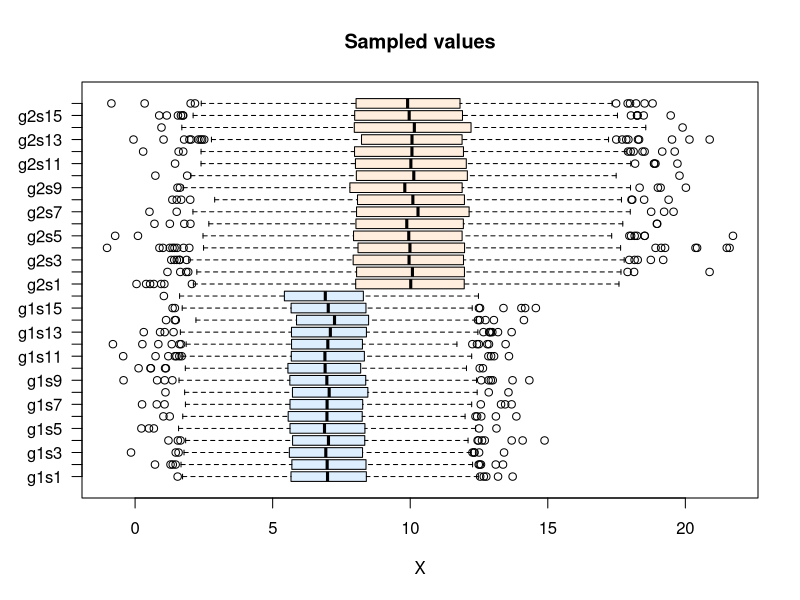
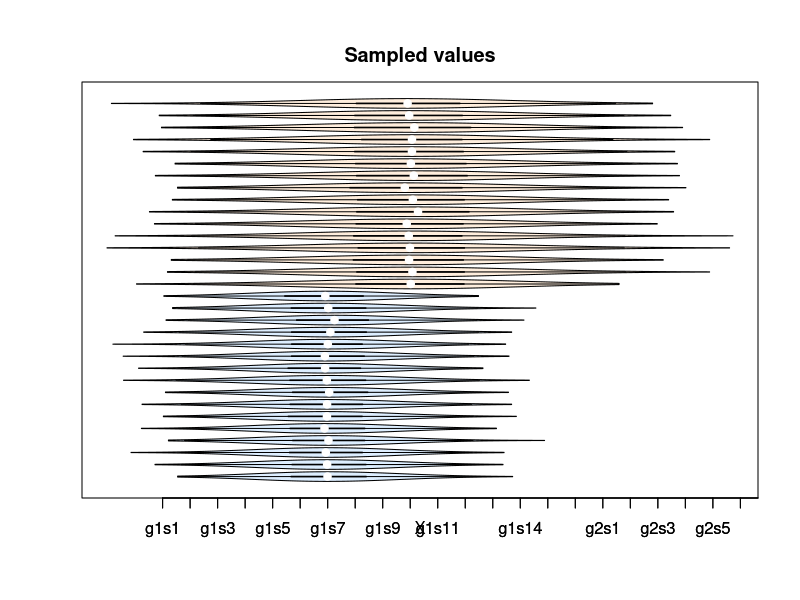
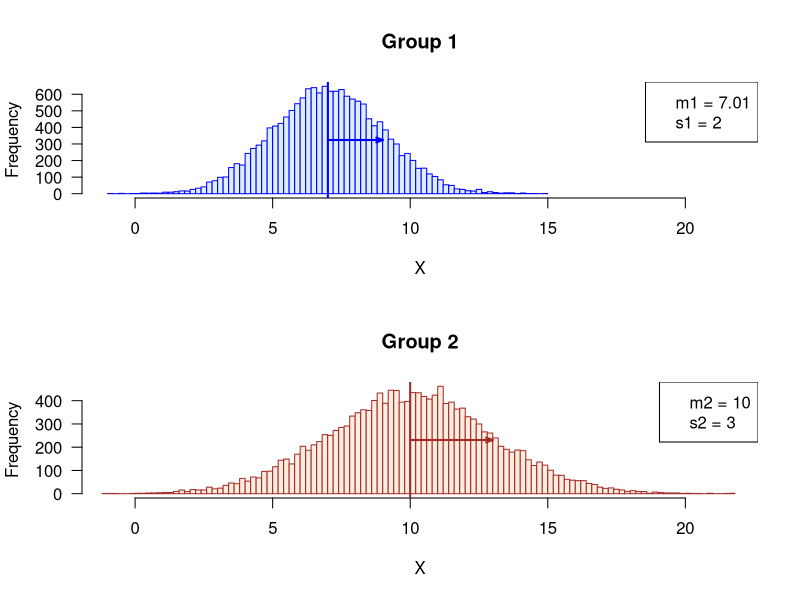
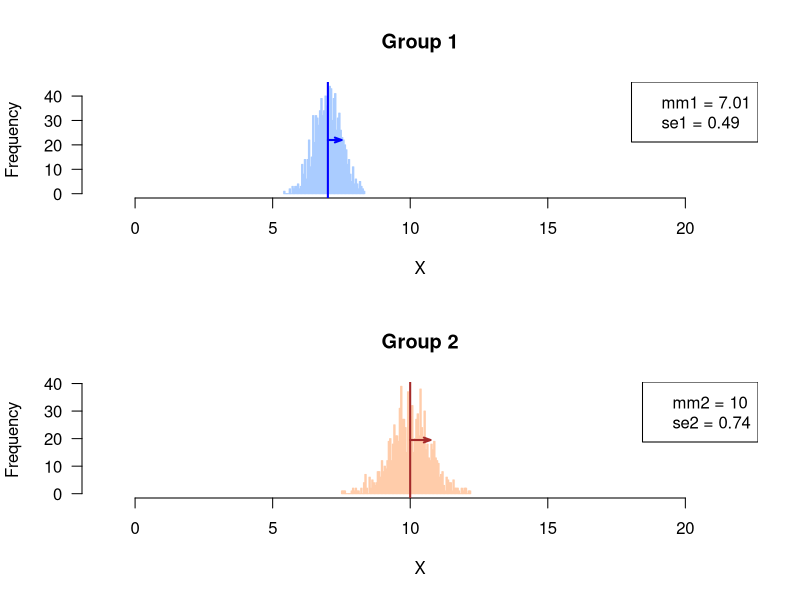
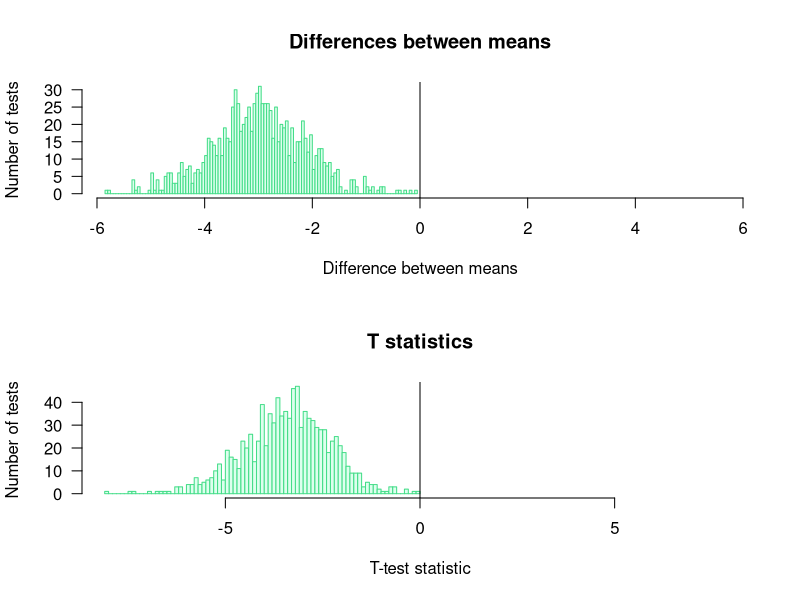
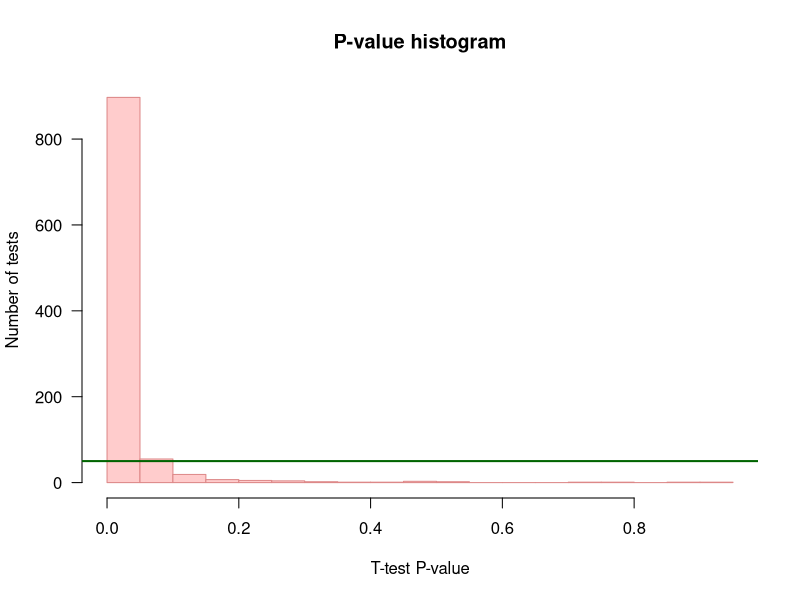
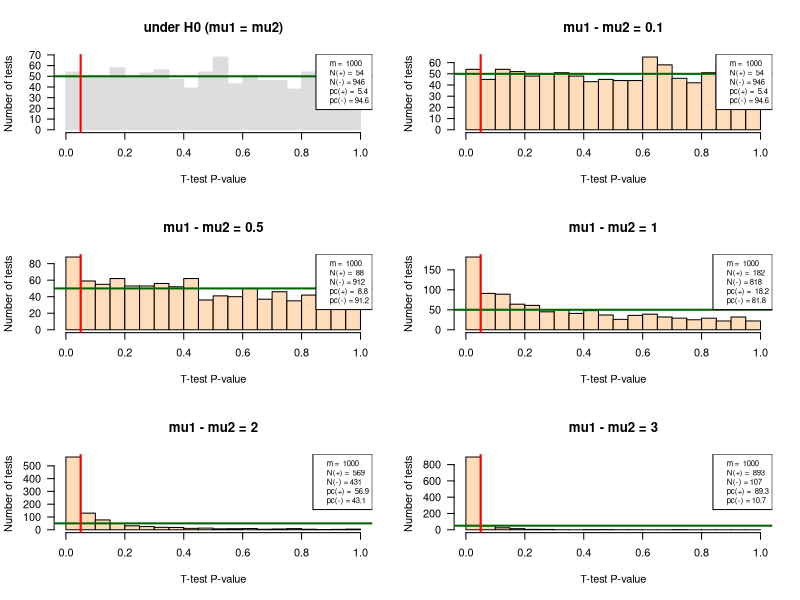

Reproduce these figures in R, in order.
## ---- chunk 1
library(knitr)

options(width = 300)
knitr::opts_chunk$set(
  fig.width = 7, fig.height = 5, 
  fig.path = 'figures/mean-compa-tests_',
  fig.align = "center", 
  size = "tiny", 
  echo = TRUE, eval = TRUE, 
  warning = FALSE, message = FALSE, 
  results = TRUE, comment = "")
# knitr::asis_output("\\footnotesize")

## ---- chunk 2
require(knitr)
## ---- chunk 3
#### Defining the parameters ####

## Sample sizes. 
## This parameter should be defined individually for each participant
n1 <- 16 # sample size for the first group
n2 <- 16 # ssample size for second group

## First data table
m <- 1000 # Number of features
mu1 <- 7 # mean of the first population
mu2 <- 10 # mean of the second population

## Standard deviations
sigma1 <- 2 # standard deviation of the first population
sigma2 <- 3 # standard deviation of the second population

## Significance threshold. 
## Note: will be applied successively on the different p-values
## (nominal, corrected) to evaluate the impact
alpha <- 0.05

## ---- chunk 4
#### Generate two tables (one per population) with the random samples ####

## Info: for didactiv purpose we will use a progressive approach to generate 
## the data the first group,  and a more compact formulation (in one command) 
## for the second group.

## Dataset under H0, with a progressive approach

## Generate a vector of size m*n1 with all the random values 
## for each feature and each infividual
normVector <- rnorm(n = m * n1, mean = mu1, sd = sigma1)

## Wrap the vector in an m x n1 matrix
normMatrix <- matrix(data = normVector,
                     nrow = m, 
                     ncol = n1)

## Create a data frame with the content of this matrix
group1 <- data.frame(normMatrix)

## Set the column and row names
colnames(group1) <- paste(sep = "", "g1s", 1:n1)
rownames(group1) <- paste(sep = "", "ft", 1:m)

## Dataset under H1: use a more direct approach, compact the 3 steps in a single command
group2 <- data.frame(
  matrix(data = rnorm(n = m * n2, mean = mu2, sd = sigma2),
         nrow = m, 
         ncol = n2))
colnames(group2) <- paste(sep = "", "g2s", 1:n2)
rownames(group2) <- paste(sep = "", "ft", 1:m)

## ---- chunk 5
dim(group1)
kable(head(group1))
kable(tail(group1))
## ---- chunk 6
dim(group2)
kable(head(group2))
kable(tail(group2))
## ---- chunk 7

## Column-wise summaries
summary(group1)
summary(group2)

## Columns-wise statistics
colStats <- data.frame(
    m1 = apply(group1, MARGIN = 2, mean),
    m2 = apply(group2, MARGIN = 2, mean),
    s1 = apply(group1, MARGIN = 2, sd),
    s2 = apply(group2, MARGIN = 2, sd)
  )

## Row-wise statistics
rowStats <- data.frame(
    m1 = apply(group1, MARGIN = 1, mean),
    m2 = apply(group2, MARGIN = 1, mean),
    s1 = apply(group1, MARGIN = 1, sd),
    s2 = apply(group2, MARGIN = 1, sd)
  )

## ---- chunk 8
rowStats$diff <- rowStats$m1 - rowStats$m2 
## ---- chunk 9

## Read the help of the merge() function
# ?merge

## Create a data frame with the merged values
dataTable <- merge(x = group1, y = group2, by = "row.names")
# dim(dataTable) # NOTE: the merged table contains n1 + n2 columns + one additional column Row.names

## Use the Row.names column as names for the merged table
row.names(dataTable) <- dataTable$Row.names
dataTable <- dataTable[, -1] ## Suppress the first column which contained the row names
# dim(dataTable)

## Generate a metadata table
metaData <- data.frame(
  sampleNames = colnames(dataTable),
  sampleGroup = c(rep("g1", length.out = n1), rep("g2", length.out = n2)),
  sampleColor = c(rep("#DDEEFF", length.out = n1), rep("#FFEEDD", length.out = n2))
)

kable(metaData, caption = "Metadata table")

## ---- chunk 10
#### Boxplot of the values per sample ####
boxplot(dataTable, 
        col = as.vector(metaData$sampleColor),
        horizontal = TRUE, 
        las = 1, 
        main = "Sampled values", 
        xlab = "X")

## ---- chunk 11
#### Boxplot of the values per sample ####
vioplot::vioplot(dataTable, 
                 col = as.vector(metaData$sampleColor),
                 horizontal = TRUE, 
                 las = 1, 
                 main = "Sampled values", 
                 xlab = "X")

## ---- chunk 12

xlim  <- range(append(group1, group2))

## Compute mean and sd for all the samples of group1 and group2, resp
m1 <- mean(unlist(group1))
m2 <- mean(unlist(group2))
s1 <- sd(unlist(group1))
s2 <- sd(unlist(group2))

par(mfrow = c(2,1))
## Plot histogram of Group1 values, and get the values in a variable named h1
h1 <- hist(x = unlist(group1), breaks = 100, col = "#DDEEFF", border = "blue",
     main = "Group 1", xlab = "X", las = 1, xlim = xlim)
abline(v = m1, col = "blue", lwd = 2) ## mark the mean of all samples
arrows(x0 = m1, x1 = m1 + s1, 
       y0 = max(h1$counts)/2, y1 = max(h1$counts)/2,
       length = 0.07, angle = 20, col = "blue", lwd = 2, code = 2)
legend("topright", 
       legend = c(paste0("m1 = ", round(digits = 2, m1)), 
                  paste0("s1 = ", round(digits = 2, s1))))

## Plot histogram of Group2 values, and get the values in a variable named h2
h2 <- hist(x = unlist(group2), breaks = 100, col = "#FFEEDD", border = "brown", 
     main = "Group 2", xlab = "X", las = 1, xlim = xlim)
abline(v = mean(unlist(group2)), col = "brown", lwd = 2)
arrows(x0 = m2, x1 = m2 + s2, 
       y0 = max(h2$counts)/2, y1 = max(h2$counts)/2,
       length = 0.07, angle = 20, col = "brown", lwd = 2, code = 2)
legend("topright", 
       legend = c(paste0("m2 = ", round(digits = 2, m2)),
                  paste0("s2 = ", round(digits = 2, s2))))

par(mfrow = c(1,1))
## ---- chunk 13

# xlim  <- range(append(colStats$m1, colStats$m2))

## Compute the parameters (mean, sd) of the sampling distributions of the means
mm1 <- mean(rowStats$m1)
mm2 <- mean(rowStats$m2)
se1 <- sd(rowStats$m1)
se2 <- sd(rowStats$m2)

par(mfrow = c(2,1))
## Plot histogram of Group1 values, and get the values in a variable named h1
h1 <- hist(x = rowStats$m1, breaks = 100, col = "#AACCFF", border = "#AACCFF", 
     main = "Group 1", xlab = "X", las = 1, xlim = xlim)
abline(v = mm1, col = "blue", lwd = 2) ## mark the mean of all samples
arrows(x0 = mm1, x1 = mm1 + se1, 
       y0 = max(h1$counts)/2, y1 = max(h1$counts)/2,
       length = 0.07, angle = 20, col = "blue", lwd = 2, code = 2)
legend("topright", 
       legend = c(paste0("mm1 = ", round(digits = 2, mm1)),
                  paste0("se1 = ", round(digits = 2, se1))))

## Plot histogram of Group2 values, and get the values in a variable named h2
h2 <- hist(x = rowStats$m2, breaks = 100, col = "#FFCCAA", border = "#FFCCAA", 
     main = "Group 2", xlab = "X", las = 1, xlim = xlim)
abline(v = mean(unlist(group2)), col = "brown", lwd = 2)
arrows(x0 = mm2, x1 = mm2 + se2, 
       y0 = max(h2$counts)/2, y1 = max(h2$counts)/2,
       length = 0.07, angle = 20, col = "brown", lwd = 2, code = 2)
legend("topright", 
       legend = c(paste0("mm2 = ", round(digits = 2, mm2)),
                  paste0("se2 = ", round(digits = 2, se2))))

par(mfrow = c(1,1))
## ---- chunk 14
i <- 267 ## Pick up a given feature, arbitrarily

## Select the values for this feature in the group 1 and group 2, resp. 
## Tip: I use unlist() to convert a single-row data.frame into a vector
x1 <- unlist(group1[i, ]) 
x2 <- unlist(group2[i, ])

## Run Sudent t test on one pair of samples
t.result <- t.test(
  x = x1, y = x2, 
  alternative = "two.sided", var.equal = FALSE)

## Print the result of the t test
print(t.result)

## Compute some additional statistics about the samples
mean1 <- mean(x1) ## Mean of sample 1
mean2 <- mean(x2) ## Mean of sample 2
d <- mean2 - mean1 ## Difference between sample means

## ---- chunk 15

## Define the statistics we want to collect
resultColumns <- c("i",       # iteration number
                    "m1",      # first sample mean
                    "m2",      # second sample mean
                    "s1",      # sd estimation for the first population
                    "s2",      # sd estimation for the second population
                    "d",       # difference between sample means
                    "t",       # test statistics
                    "df",      # degrees of freedom
                    "p.value"  # nominal p-value
                    )

## Instantiate a result table to store the results
resultTable <- data.frame(matrix(nrow = m, ncol = length(resultColumns)))
colnames(resultTable) <- resultColumns # set the column names
# View(resultTable) ## Check the table: it contians NA values
  
## Iterate random number sampling followed by t-tests
## Use the funciton system.time() to measure the elapsed time
## This function is particular: you can also use it with curly brackets in order to enclose a block of several lines
time.iteration <- system.time(
  for (i in 1:m) {
    ## Generate two vectors containing the values for sample 1 and sample 2, resp.
    x1 <- unlist(group1[i, ]) ## sample 1 values
    x2 <- unlist(group2[i, ]) ## sample 2 values
    
    ## Run the t test
    t.result <- t.test(
      x = x1, y = x2, 
      alternative = "two.sided", var.equal = FALSE)
    # names(t.result)
    
    ## Collect the selected statistics in the result table
    resultTable[i, "i"] <- i
    resultTable[i, "t"] <- t.result$statistic
    resultTable[i, "df"] <- t.result$parameter
    resultTable[i, "p.value"] <- t.result$p.value
    
    ## Compute some additional statistics about the samples
    resultTable[i, "m1"] <- mean(x1) ## Mean of sample 1
    resultTable[i, "m2"] <- mean(x2) ## Mean of sample 2
    resultTable[i, "s1"] <- sd(x1) ## Standard dev estimation for population 1
    resultTable[i, "s2"] <- sd(x2) ## Standard dev estimation for population 1
    resultTable[i, "d"] <- resultTable[i, "m1"] - resultTable[i, "m2"]  ## Difference between sample means
  }
  #}
  ## View(resultTable)
)  

print(time.iteration)
## ---- chunk 16
par(mfrow = c(2, 1))
#head(resultTable)

## Compute the maximal abslute value of difference to get a centered abcsissa.
## This enables to highlight whether the differences are positive or negative. 
max.diff <- max(abs(resultTable$d))

## Draw an histogram of the observed differences
hist(resultTable$d, 
     breaks = 100, 
     col = "#DDFFEE", 
     border = "#44DD88", 
     las = 1, 
     xlim = c(-max.diff, max.diff), ## Make sure that the graph is centered on 0
     main = "Differences between means",
     xlab = "Difference between means",
     ylab = "Number of tests")
abline(v = 0)

max.t <- max(abs(resultTable$t))
hist(resultTable$t, 
     breaks = 100, 
     col = "#DDFFEE", 
     border = "#44DD88", 
          las = 1,
     xlim = c(-max.t, max.t), ## Make sure that the graph is centered on 0
     main = "T statistics",
     xlab = "T-test statistic",
     ylab = "Number of tests")
abline(v = 0)

par(mfrow = c(1, 1))

## ---- chunk 17

## Choose a color depending on whether we are under H0 (grey) or H1 (pink)
if (mu1 == mu2) {
  histColor <- "#DDDDDD"
  histBorder <- "#888888"
} else {
  histColor <- "#FFCCCC"
  histBorder <- "#DD8888"
}

## Draw an histogram of p-values with 20 bins
hist(resultTable$p.value, 
     breaks = 20,
     col = histColor, 
     border = histBorder, 
     las = 1,
     main = "P-value histogram",
     xlab = "T-test P-value",
     ylab = "Number of tests")

## Draw a horizontal line indicating the number of tests per bin that would be expected under null hypothesis
abline(h = m / 20, col = "darkgreen", lwd = 2)
## ---- chunk 18
#### Define a function that runs r iterations of the t-test ####

#' @title Repeat a T test with random numbers drawn from a normal distribution
#' @param mu1 mean of the first population
#' @param mu2 mean of the second population
#' @param sigma1 standard deviation of the first population
#' @param sigma2 standard deviation of the second population
#' @param n1 first sample size
#' @param n2 second sample size
#' @param m number of repetitions of the tests
#' @param ... additional parameters are passed to t.test(). This enables to set var.equal, alternative, ...
#' @return  a table with one row per repetition of the test, and one column per statistics
IterateTtest <- function(mu1,    
                         mu2,
                         sigma1,
                         sigma2, 
                         n1,     
                         n2,     
                         m,    
                         ...) {
  
  
  ## Define the statistics we want to collect
  resultColumns <- c("i",       # iteration number
                      "m1",      # first sample mean
                      "m2",      # second sample mean
                      "s1",      # sd estimation for the first population
                      "s2",      # sd estimation for the second population
                      "d",       # difference between sample means
                      "t",       # test statistics
                      "df",      # degrees of freedom
                      "p.value"  # nominal p-value
  )
  
  ## Instantiate a result table to store the results
  resultTable <- data.frame(matrix(nrow = m, ncol = length(resultColumns)))
  colnames(resultTable) <- resultColumns # set the column names
  # View(resultTable) ## Check the table: it contians NA values
  
  ## Iterate random number sampling followed by t-tests
  for (i in 1:m) {
    ## Generate two vectors containing the values for sample 1 and sample 2, resp.
    x1 <- rnorm(n = n1, mean = mu1, sd = sigma1) ## sample 1 values
    x2 <- rnorm(n = n2, mean = mu2, sd = sigma2) ## sample 2 values
    
    ## Run the t test
    t.result <- t.test(
      x = x1, y = x2, 
      alternative = "two.sided", var.equal = TRUE)
    # names(t.result)
    
    ## Collect the selected statistics in the result table
    resultTable[i, "i"] <- i
    resultTable[i, "t"] <- t.result$statistic
    resultTable[i, "df"] <- t.result$parameter
    resultTable[i, "p.value"] <- t.result$p.value
    
    ## Compute some additional statistics about the samples
    resultTable[i, "m1"] <- mean(x1) ## Mean of sample 1
    resultTable[i, "m2"] <- mean(x2) ## Mean of sample 2
    resultTable[i, "s1"] <- sd(x1) ## sd estimate for population 1
    resultTable[i, "s2"] <- sd(x2) ## sd estimate for population 2
    resultTable[i, "d"] <- resultTable[i, "m1"] - resultTable[i, "m2"] ## Difference between sample means
  }
  
  return(resultTable) ## This function returns the result table
}

## ---- chunk 19

## Some tests under H1
system.time(
  tTestTableH1 <- IterateTtest(mu1 = 7, mu2 = 10, sigma1 = 2, sigma2 = 3, n1 = 16, n2 = 16, m = 1000)
)

## Some tests under H0
system.time(
  tTestTableH0 <- IterateTtest(mu1 = 10, mu2 = 10, sigma1 = 2, sigma2 = 3, n1 = 16, n2 = 16, m = 1000)
)
## ---- chunk 20

## What happens when  the two means are equal (under the null hypothesis)
testH0 <- IterateTtest(mu1 = 10, mu2 = 10, sigma1 = sigma1, sigma2 = sigma2, n1 = n1, n2 = n2, m = m, var.equal = FALSE, alternative = "two.sided")


## Test increasing values of the difference between population means (delta)
delta0.1 <- IterateTtest(mu1 = mu1, mu2 = mu1 + 0.1, sigma1 = sigma1, sigma2 = sigma2, n1 = n1, n2 = n2, m = m, var.equal = FALSE, alternative = "two.sided")

delta0.5 <- IterateTtest(mu1 = mu1, mu2 = mu1 + 0.5, sigma1 = sigma1, sigma2 = sigma2, n1 = n1, n2 = n2, m = m, var.equal = FALSE, alternative = "two.sided")

delta1 <- IterateTtest(mu1 = mu1, mu2 = mu1 + 1, sigma1 = sigma1, sigma2 = sigma2, n1 = n1, n2 = n2, m = m, var.equal = FALSE, alternative = "two.sided")

delta2 <- IterateTtest(mu1 = mu1, mu2 = mu1 + 2, sigma1 = sigma1, sigma2 = sigma2, n1 = n1, n2 = n2, m = m, var.equal = FALSE, alternative = "two.sided")

delta3 <- IterateTtest(mu1 = mu1, mu2 = mu1 + 3, sigma1 = sigma1, sigma2 = sigma2, n1 = n1, n2 = n2, m = m, var.equal = FALSE, alternative = "two.sided")



## ---- chunk 21
## Define a function that rdraws the p-value histogram 
## based on the result table of t-test iterations
## as produced by the iterate.t.test() function.
pvalHistogram <- function(
  resultTable, ## required input (no default value): the result table from iterate.t.test()
  main = "P-value histogram",  ## main title (with default value)
  alpha = 0.05, ## Significance threshold
  ... ## Additional parameters, which will be passed to hist()
  ) {
  
  ## Plot the histogram
  hist(resultTable$p.value, 
       breaks = seq(from = 0, to = 1, by = 0.05),
       las = 1, 
       xlim = c(0,1),
       main = main,
       xlab = "T-test P-value",
       ylab = "Number of tests", 
       ...)
  
  ## Draw a horizontal line indicating the number of tests per bin that would be expected under null hypothesis
  abline(h = m / 20, col = "darkgreen", lwd = 2)
  abline(v = alpha, col = "red", lwd = 2)
  
  ## Compute the percent of positive and negative results``
  nb.pos <- sum(resultTable$p.value < alpha)
  nb.neg <- m - nb.pos
  percent.pos <- 100 * nb.pos / m
  percent.neg <- 100 * nb.neg / m
  
  ## Add a legend indicating the percent of iterations declaed positive and negative, resp. 
  legend("topright", 
         bty = "o", 
         bg = "white",
         cex = 0.7,
         legend = c(
           paste("m = ", nrow(resultTable)),
           paste("N(+) = ", nb.pos),
           paste("N(-) =", nb.neg),
           paste("pc(+) = ", round(digits = 2, percent.pos)),
           paste("pc(-) =", round(digits = 2, percent.neg))
         ))
}

## ---- chunk 22
par(mfrow = c(3, 2)) ## Prepare 2 x 2 panels figure
pvalHistogram(testH0, main = "under H0 (mu1 = mu2)", col = "#DDDDDD", border = "#DDDDDD")
pvalHistogram(delta0.1, main = "mu1 - mu2 = 0.1", col = "#FFDDBB")
pvalHistogram(delta0.5, main = "mu1 - mu2 = 0.5", col = "#FFDDBB")
pvalHistogram(delta1, main = "mu1 - mu2 = 1", col = "#FFDDBB")
pvalHistogram(delta2, main = "mu1 - mu2 = 2", col = "#FFDDBB")
pvalHistogram(delta3, main = "mu1 - mu2 = 3", col = "#FFDDBB")
par(mfrow = c(1, 1)) ## Restore single-panel layout for next figures
